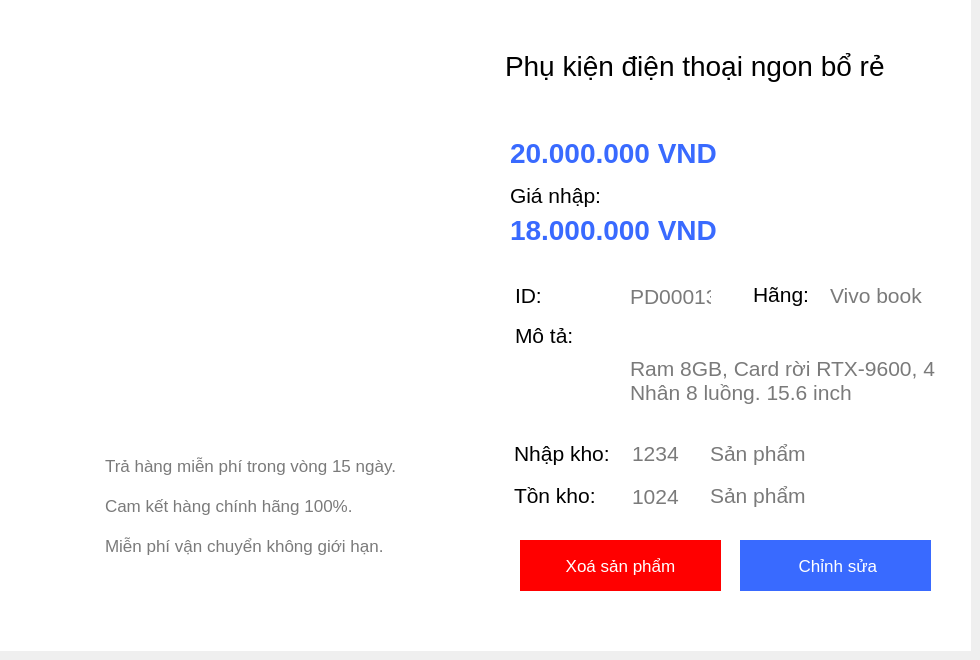
      <widget class="QWidget" name="tab_3">
       <attribute name="title">
        <string>Xem thông tin</string>
       </attribute>
       <widget class="QWidget" name="widget_10" native="true">
        <property name="geometry">
         <rect>
          <x>0</x>
          <y>0</y>
          <width>971</width>
          <height>651</height>
         </rect>
        </property>
        <property name="styleSheet">
         <string notr="true">background-color: #fff;
color: #000;
</string>
        </property>
        <widget class="QLabel" name="label_4">
         <property name="geometry">
          <rect>
           <x>40</x>
           <y>40</y>
           <width>361</width>
           <height>351</height>
          </rect>
         </property>
         <property name="font">
          <font>
           <pointsize>10</pointsize>
           <bold>false</bold>
          </font>
         </property>
         <property name="text">
          <string/>
         </property>
         <property name="pixmap">
          <pixmap resource="resourse.qrc">:/new/img/img/khung-laptop-23_fd54463b52cb4cf79732623e567e930e_1024x1024.png</pixmap>
         </property>
         <property name="scaledContents">
          <bool>true</bool>
         </property>
        </widget>
        <widget class="QWidget" name="widget_11" native="true">
         <property name="geometry">
          <rect>
           <x>470</x>
           <y>0</y>
           <width>501</width>
           <height>671</height>
          </rect>
         </property>
         <widget class="QLabel" name="namePrd_2">
          <property name="geometry">
           <rect>
            <x>35</x>
            <y>30</y>
            <width>511</width>
            <height>71</height>
           </rect>
          </property>
          <property name="font">
           <font>
            <pointsize>21</pointsize>
            <fontweight>DemiBold</fontweight>
           </font>
          </property>
          <property name="styleSheet">
           <string notr="true">color:#000;
</string>
          </property>
          <property name="text">
           <string>Phụ kiện điện thoại ngon bổ rẻ</string>
          </property>
         </widget>
         <widget class="QLabel" name="pricePrdAd">
          <property name="geometry">
           <rect>
            <x>40</x>
            <y>132</y>
            <width>411</width>
            <height>41</height>
           </rect>
          </property>
          <property name="font">
           <font>
            <pointsize>21</pointsize>
            <bold>true</bold>
           </font>
          </property>
          <property name="styleSheet">
           <string notr="true">color: #396AFF;</string>
          </property>
          <property name="text">
           <string>20.000.000 VND</string>
          </property>
         </widget>
         <widget class="QLabel" name="label_42">
          <property name="geometry">
           <rect>
            <x>35</x>
            <y>60</y>
            <width>111</width>
            <height>101</height>
           </rect>
          </property>
          <property name="font">
           <font>
            <pointsize>18</pointsize>
            <bold>false</bold>
           </font>
          </property>
          <property name="styleSheet">
           <string notr="true">color:#000;
</string>
          </property>
          <property name="text">
           <string/>
          </property>
          <property name="pixmap">
           <pixmap resource="resourse.qrc">:/new/img/img/stars.png</pixmap>
          </property>
          <property name="scaledContents">
           <bool>true</bool>
          </property>
         </widget>
         <widget class="QLabel" name="label_43">
          <property name="geometry">
           <rect>
            <x>40</x>
            <y>180</y>
            <width>111</width>
            <height>31</height>
           </rect>
          </property>
          <property name="font">
           <font>
            <pointsize>16</pointsize>
            <bold>false</bold>
           </font>
          </property>
          <property name="styleSheet">
           <string notr="true">color:#000;
</string>
          </property>
          <property name="text">
           <string>Giá nhập:</string>
          </property>
         </widget>
         <widget class="QLabel" name="label_46">
          <property name="geometry">
           <rect>
            <x>45</x>
            <y>280</y>
            <width>111</width>
            <height>31</height>
           </rect>
          </property>
          <property name="font">
           <font>
            <pointsize>16</pointsize>
            <bold>false</bold>
           </font>
          </property>
          <property name="styleSheet">
           <string notr="true">color:#000;
</string>
          </property>
          <property name="text">
           <string>ID:</string>
          </property>
         </widget>
         <widget class="QLabel" name="label_47">
          <property name="geometry">
           <rect>
            <x>44</x>
            <y>480</y>
            <width>111</width>
            <height>31</height>
           </rect>
          </property>
          <property name="font">
           <font>
            <pointsize>16</pointsize>
            <bold>false</bold>
           </font>
          </property>
          <property name="styleSheet">
           <string notr="true">color:#000;
</string>
          </property>
          <property name="text">
           <string>Tồn kho:</string>
          </property>
         </widget>
         <widget class="QPushButton" name="deleteBtn">
          <property name="geometry">
           <rect>
            <x>50</x>
            <y>540</y>
            <width>201</width>
            <height>51</height>
           </rect>
          </property>
          <property name="font">
           <font>
            <pointsize>13</pointsize>
            <bold>false</bold>
           </font>
          </property>
          <property name="cursor">
           <cursorShape>PointingHandCursor</cursorShape>
          </property>
          <property name="styleSheet">
           <string notr="true">background-color:rgb(255, 0, 0);;
color: #fff;
border: none;</string>
          </property>
          <property name="text">
           <string>Xoá sản phẩm</string>
          </property>
          <property name="icon">
           <iconset resource="resourse.qrc">
            <normaloff>:/new/img/img/cancel.png</normaloff>:/new/img/img/cancel.png</iconset>
          </property>
          <property name="iconSize">
           <size>
            <width>25</width>
            <height>25</height>
           </size>
          </property>
         </widget>
         <widget class="QPushButton" name="pushButton_3">
          <property name="geometry">
           <rect>
            <x>270</x>
            <y>540</y>
            <width>191</width>
            <height>51</height>
           </rect>
          </property>
          <property name="font">
           <font>
            <pointsize>13</pointsize>
            <fontweight>DemiBold</fontweight>
           </font>
          </property>
          <property name="cursor">
           <cursorShape>PointingHandCursor</cursorShape>
          </property>
          <property name="styleSheet">
           <string notr="true">background-color: #396AFF;
color: #fff;
border: none;</string>
          </property>
          <property name="text">
           <string> Chỉnh sửa</string>
          </property>
          <property name="icon">
           <iconset resource="resourse.qrc">
            <normaloff>:/new/img/img/pencil.png</normaloff>:/new/img/img/pencil.png</iconset>
          </property>
          <property name="iconSize">
           <size>
            <width>20</width>
            <height>20</height>
           </size>
          </property>
         </widget>
         <widget class="QLabel" name="label_50">
          <property name="geometry">
           <rect>
            <x>44</x>
            <y>438</y>
            <width>111</width>
            <height>31</height>
           </rect>
          </property>
          <property name="font">
           <font>
            <pointsize>16</pointsize>
            <bold>false</bold>
           </font>
          </property>
          <property name="styleSheet">
           <string notr="true">color:#000;
</string>
          </property>
          <property name="text">
           <string>Nhập kho:</string>
          </property>
         </widget>
         <widget class="QLabel" name="sellQnt">
          <property name="geometry">
           <rect>
            <x>162</x>
            <y>438</y>
            <width>81</width>
            <height>31</height>
           </rect>
          </property>
          <property name="font">
           <font>
            <pointsize>16</pointsize>
            <bold>false</bold>
           </font>
          </property>
          <property name="styleSheet">
           <string notr="true">color:rgb(122, 122, 122);
</string>
          </property>
          <property name="text">
           <string>1234</string>
          </property>
         </widget>
         <widget class="QLabel" name="label_51">
          <property name="geometry">
           <rect>
            <x>240</x>
            <y>438</y>
            <width>191</width>
            <height>31</height>
           </rect>
          </property>
          <property name="font">
           <font>
            <pointsize>16</pointsize>
            <bold>false</bold>
           </font>
          </property>
          <property name="styleSheet">
           <string notr="true">color:rgb(122, 122, 122);
</string>
          </property>
          <property name="text">
           <string>Sản phẩm</string>
          </property>
         </widget>
         <widget class="QLabel" name="importPrice">
          <property name="geometry">
           <rect>
            <x>40</x>
            <y>200</y>
            <width>411</width>
            <height>60</height>
           </rect>
          </property>
          <property name="font">
           <font>
            <pointsize>21</pointsize>
            <bold>true</bold>
           </font>
          </property>
          <property name="styleSheet">
           <string notr="true">color: #396AFF;</string>
          </property>
          <property name="text">
           <string>18.000.000 VND</string>
          </property>
         </widget>
         <widget class="QLabel" name="idPrd">
          <property name="geometry">
           <rect>
            <x>160</x>
            <y>281</y>
            <width>81</width>
            <height>31</height>
           </rect>
          </property>
          <property name="font">
           <font>
            <pointsize>16</pointsize>
            <bold>false</bold>
           </font>
          </property>
          <property name="styleSheet">
           <string notr="true">color:rgb(122, 122, 122);
</string>
          </property>
          <property name="text">
           <string>PD00013</string>
          </property>
         </widget>
         <widget class="QLabel" name="label_59">
          <property name="geometry">
           <rect>
            <x>240</x>
            <y>480</y>
            <width>191</width>
            <height>31</height>
           </rect>
          </property>
          <property name="font">
           <font>
            <pointsize>16</pointsize>
            <bold>false</bold>
           </font>
          </property>
          <property name="styleSheet">
           <string notr="true">color:rgb(122, 122, 122);
</string>
          </property>
          <property name="text">
           <string>Sản phẩm</string>
          </property>
         </widget>
         <widget class="QLabel" name="returnQnt_3">
          <property name="geometry">
           <rect>
            <x>162</x>
            <y>481</y>
            <width>81</width>
            <height>31</height>
           </rect>
          </property>
          <property name="font">
           <font>
            <pointsize>16</pointsize>
            <bold>false</bold>
           </font>
          </property>
          <property name="styleSheet">
           <string notr="true">color:rgb(122, 122, 122);
</string>
          </property>
          <property name="text">
           <string>1024</string>
          </property>
         </widget>
         <widget class="QLabel" name="label_39">
          <property name="geometry">
           <rect>
            <x>45</x>
            <y>320</y>
            <width>111</width>
            <height>31</height>
           </rect>
          </property>
          <property name="font">
           <font>
            <pointsize>16</pointsize>
            <bold>false</bold>
           </font>
          </property>
          <property name="styleSheet">
           <string notr="true">color:#000;
</string>
          </property>
          <property name="text">
           <string>Mô tả:</string>
          </property>
         </widget>
         <widget class="QLabel" name="label_48">
          <property name="geometry">
           <rect>
            <x>283</x>
            <y>279</y>
            <width>61</width>
            <height>31</height>
           </rect>
          </property>
          <property name="font">
           <font>
            <pointsize>16</pointsize>
            <bold>false</bold>
           </font>
          </property>
          <property name="styleSheet">
           <string notr="true">color:#000;
</string>
          </property>
          <property name="text">
           <string>Hãng:</string>
          </property>
         </widget>
         <widget class="QLabel" name="branchPrd">
          <property name="geometry">
           <rect>
            <x>360</x>
            <y>280</y>
            <width>171</width>
            <height>31</height>
           </rect>
          </property>
          <property name="font">
           <font>
            <pointsize>16</pointsize>
            <bold>false</bold>
           </font>
          </property>
          <property name="styleSheet">
           <string notr="true">color:rgb(122, 122, 122);
</string>
          </property>
          <property name="text">
           <string>Vivo book</string>
          </property>
         </widget>
         <widget class="QLabel" name="branchPrd_2">
          <property name="geometry">
           <rect>
            <x>160</x>
            <y>320</y>
            <width>311</width>
            <height>121</height>
           </rect>
          </property>
          <property name="font">
           <font>
            <pointsize>16</pointsize>
            <bold>false</bold>
           </font>
          </property>
          <property name="styleSheet">
           <string notr="true">color:rgb(122, 122, 122);
</string>
          </property>
          <property name="text">
           <string>Ram 8GB, Card rời RTX-9600, 4 Nhân 8 luồng. 15.6 inch</string>
          </property>
          <property name="wordWrap">
           <bool>true</bool>
          </property>
         </widget>
         <zorder>label_42</zorder>
         <zorder>label_46</zorder>
         <zorder>label_47</zorder>
         <zorder>deleteBtn</zorder>
         <zorder>pushButton_3</zorder>
         <zorder>label_50</zorder>
         <zorder>namePrd_2</zorder>
         <zorder>pricePrdAd</zorder>
         <zorder>importPrice</zorder>
         <zorder>label_43</zorder>
         <zorder>idPrd</zorder>
         <zorder>returnQnt_3</zorder>
         <zorder>label_59</zorder>
         <zorder>label_39</zorder>
         <zorder>sellQnt</zorder>
         <zorder>label_51</zorder>
         <zorder>label_48</zorder>
         <zorder>branchPrd</zorder>
         <zorder>branchPrd_2</zorder>
        </widget>
        <widget class="QWidget" name="widget_12" native="true">
         <property name="geometry">
          <rect>
           <x>50</x>
           <y>440</y>
           <width>391</width>
           <height>151</height>
          </rect>
         </property>
         <widget class="QLabel" name="label_52">
          <property name="geometry">
           <rect>
            <x>55</x>
            <y>90</y>
            <width>341</width>
            <height>31</height>
           </rect>
          </property>
          <property name="font">
           <font>
            <pointsize>13</pointsize>
            <bold>false</bold>
           </font>
          </property>
          <property name="styleSheet">
           <string notr="true">color:rgb(122, 122, 122);
</string>
          </property>
          <property name="text">
           <string>Miễn phí vận chuyển không giới hạn.</string>
          </property>
         </widget>
         <widget class="QLabel" name="label_53">
          <property name="geometry">
           <rect>
            <x>55</x>
            <y>50</y>
            <width>341</width>
            <height>31</height>
           </rect>
          </property>
          <property name="font">
           <font>
            <pointsize>13</pointsize>
            <bold>false</bold>
           </font>
          </property>
          <property name="styleSheet">
           <string notr="true">color:rgb(122, 122, 122);
</string>
          </property>
          <property name="text">
           <string>Cam kết hàng chính hãng 100%.</string>
          </property>
         </widget>
         <widget class="QLabel" name="label_54">
          <property name="geometry">
           <rect>
            <x>26</x>
            <y>15</y>
            <width>21</width>
            <height>21</height>
           </rect>
          </property>
          <property name="text">
           <string/>
          </property>
          <property name="pixmap">
           <pixmap resource="resourse.qrc">:/new/img/img/check.png</pixmap>
          </property>
          <property name="scaledContents">
           <bool>true</bool>
          </property>
         </widget>
         <widget class="QLabel" name="label_55">
          <property name="geometry">
           <rect>
            <x>55</x>
            <y>10</y>
            <width>341</width>
            <height>31</height>
           </rect>
          </property>
          <property name="font">
           <font>
            <pointsize>13</pointsize>
            <bold>false</bold>
           </font>
          </property>
          <property name="styleSheet">
           <string notr="true">color:rgb(122, 122, 122);
</string>
          </property>
          <property name="text">
           <string>Trả hàng miễn phí trong vòng 15 ngày.</string>
          </property>
         </widget>
         <widget class="QLabel" name="label_56">
          <property name="geometry">
           <rect>
            <x>27</x>
            <y>55</y>
            <width>21</width>
            <height>21</height>
           </rect>
          </property>
          <property name="text">
           <string/>
          </property>
          <property name="pixmap">
           <pixmap resource="resourse.qrc">:/new/img/img/check.png</pixmap>
          </property>
          <property name="scaledContents">
           <bool>true</bool>
          </property>
         </widget>
         <widget class="QLabel" name="label_57">
          <property name="geometry">
           <rect>
            <x>26</x>
            <y>96</y>
            <width>21</width>
            <height>21</height>
           </rect>
          </property>
          <property name="text">
           <string/>
          </property>
          <property name="pixmap">
           <pixmap resource="resourse.qrc">:/new/img/img/check.png</pixmap>
          </property>
          <property name="scaledContents">
           <bool>true</bool>
          </property>
         </widget>
        </widget>
       </widget>
      </widget>
